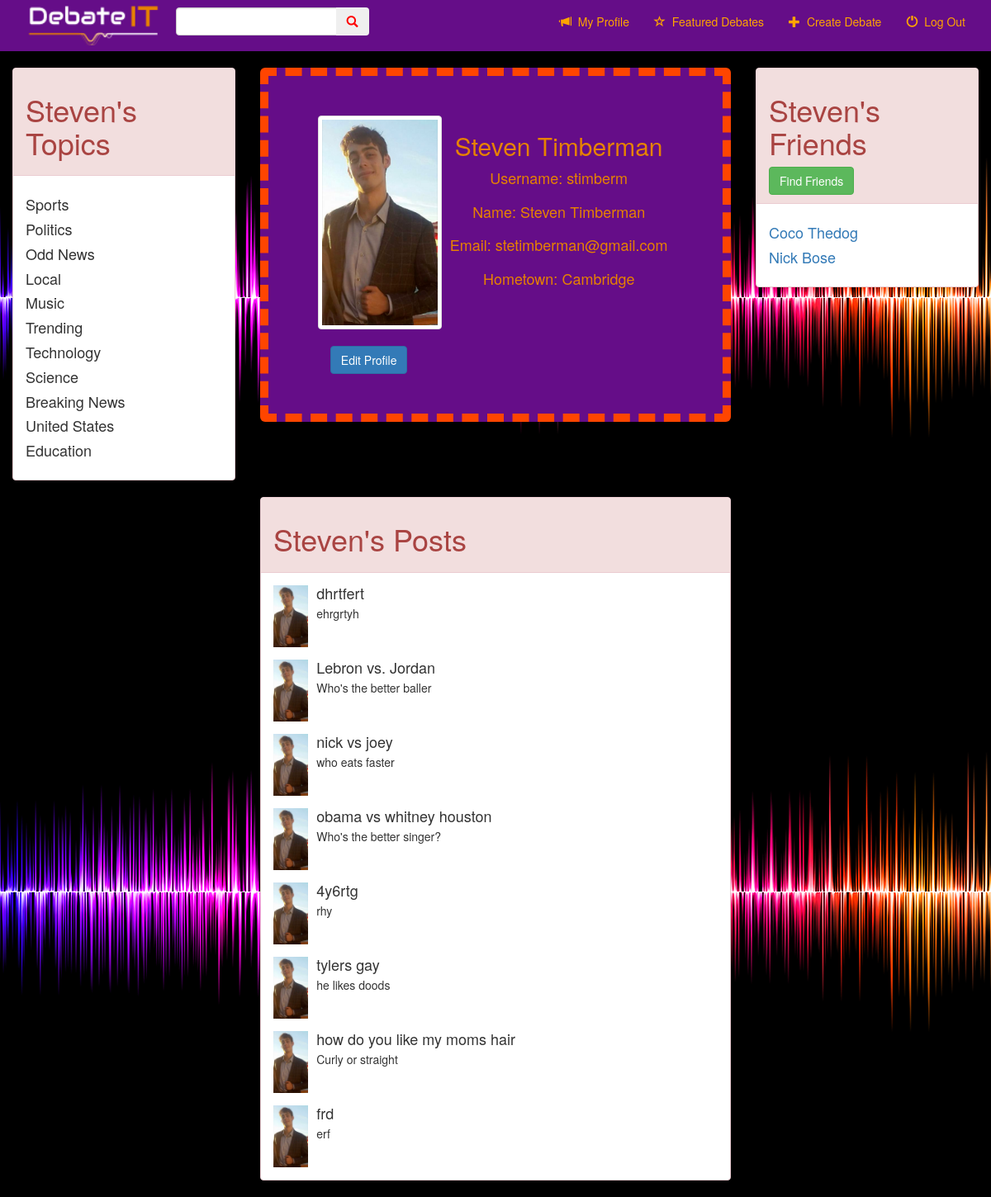
Page /debate/profile/ (signed in) on the committed database.
### debate/models.py (models this page shows, shortened)
class UserProfile(models.Model):
    user = models.OneToOneField(User, on_delete=models.CASCADE)
    timestamp = models.DateTimeField(auto_now=True)
    city = models.CharField(max_length=40, null=True)
    email = models.EmailField(max_length=60, null=True)
    image = models.ImageField(upload_to='profile_image', blank=True)
    TOPIC_CHOICES = (('Sports', 'Sports'),
                     ('Politics', 'Politics'),
                     ('Entertainment', 'Entertainment'),
                     ('Fashion', 'Fashion'),
                     ('Odd News', 'Odd News'),
                     ('Local', 'Local'),
                     ('International', 'International'),
                     ('Music', 'Music'),
                     ('Trending', 'Trending'),
                     ('Technology', 'Technology'),
                     ('Science', 'Science'),
                     ('Business', 'Business'),
                     ('Finance', 'Finance'),
                     ('Television', 'Television'),
                     ('Movies', 'Movies'),
                     ('Celebrities', 'Celebrities'),
                     ('Social Media', 'Social Media'),
                     ('Food', 'Food'),
                     ('Health', 'Health'),
                     ('Nature', 'Nature'),
                     ('Kids', 'Kids'),
                     ('Breaking News', 'Breaking News'),
                     ('Travel', 'Travel'),
                     ('Substances', 'Substances'),
                     ('United States', 'United States'),
                     ('Andimals', 'Animals'),
                     ('Art', 'Art'),
                     ('Education', 'Education'),
                     ('Employment', 'Employment'),
                     ('Brands', 'Brands')
                     )
    favorite_topics = MultiSelectField(choices=TOPIC_CHOICES, default=(('Odd News', 'Odd News')))

class DebateTopic(models.Model):
    topic = models.CharField(max_length=250)
    description = models.CharField(max_length=500)
    timestamp = models.DateTimeField(auto_now_add=True)
    photo = models.ImageField(blank=True)
    article_URL = models.URLField(blank=True, null=True)
    user = models.ForeignKey(User)
    TOPIC_CHOICES = (('Sports', 'Sports'),
                     ('Politics', 'Politics'),
                     ('Entertainment', 'Entertainment'),
                     ('Fashion', 'Fashion'),
                     ('Odd News', 'Odd News'),
                     ('Local', 'Local'),
                     ('International', 'International'),
                     ('Music', 'Music'),
                     ('Trending', 'Trending'),
                     ('Technology', 'Technology'),
                     ('Science', 'Science'),
                     ('Business', 'Business'),
                     ('Finance', 'Finance'),
                     ('Television', 'Television'),
                     ('Movies', 'Movies'),
                     ('Celebrities', 'Celebrities'),
                     ('Social Media', 'Social Media'),
                     ('Food', 'Food'),
                     ('Health', 'Health'),
                     ('Nature', 'Nature'),
                     ('Kids', 'Kids'),
                     ('Breaking News', 'Breaking News'),
                     ('Travel', 'Travel'),
                     ('Substances', 'Substances'),
                     ('United States', 'United States'),
                     ('Andimals', 'Animals'),
                     ('Art', 'Art'),
                     ('Education', 'Education'),
                     ('Employment', 'Employment'),
                     ('Brands', 'Brands')
                     )
    tags = MultiSelectField(choices=TOPIC_CHOICES, default=(('Odd News', 'Odd News')))

### debate/views.py (the view)
# urls.py: url(r'^profile/(?P<pk>\d+)/$', views.ProfileView.as_view(), name='profile_with_pk'),
class ProfileView(generic.TemplateView):
    template_name = "debate/profile.html"
    def get(self, request, **kwargs):
        task_id = self.kwargs.get('pk', None)
        if task_id:
            user = User.objects.get(pk=task_id)
        else:
            user = request.user
        user_debates = user.debatetopic_set.all()
        friend = Friend.objects.get(current_user=request.user)
        friends = friend.users.all().order_by('first_name', 'last_name')
        args = {'user' : user, 'friends': friends, 'user_debates': user_debates}
        return render(request, self.template_name, args)

### debate/templates/debate/profile.html (shortened to what this page needs)
{% extends 'debate/base.html' %}
{% load static %}
{% block body %}
    <div class="container-fluid">
        <div class="row">
            <div class="col-md-3">
                <div class="panel panel-danger">
                    <div class="panel-heading">
                        <h1>{{ user.first_name }}'s Topics</h1>
                    </div>
                    <div class="panel-body">
                       {% for top in user.userprofile.favorite_topics %}
                           <h4>{{ top }}</h4>
                       {% endfor %}
                    </div>
                </div>
            </div>
            <div class="col-md-6">
                    <div class="jumbotron" id="profile-head">
                        <div class="row">
                            <div class="col-md-4">
                                {% if user.userprofile.image %}
                                    <div class="thumbnail"><img class="media-object" src="{{ user.userprofile.image.url }}"></div>
                                {% else %}
                                    <div class="thumbnail"><img class="media-object" src="{% static 'debate/images/debate_it_person.png' %}"></div>
                                {% endif %}
                                <a href="/debate/profile/edit" class="btn btn-primary" role="button">Edit Profile</a>
                            </div>
                            <div class="col-md-8">
                                <h2 class="color-head" id="prof-name">{{ user.first_name }} {{ user.last_name }}</h2>
                                <p id="prof_det">Username: {{ user }}</p>
                                <p id="prof_det">Name: {{ user.first_name }} {{ user.last_name }}</p>
                                <p id="prof_det">Email: {{ user.email }}</p>
                                <p id="prof_det">Hometown: {{ user.userprofile.city }}</p>
                            </div>
                        </div>
                    </div>
            </div>
            <div class="col-md-3">
                <div class="panel panel-danger">
                    <div class="panel-heading">
                        <h1>{{ user.first_name }}'s Friends</h1>
                        <a href="/debate/find_friends/" class="btn btn-success" role="button">Find Friends</a>
                    </div>
                    <div class="panel-body">
                        {% for user in friends %}
                            <a href="{% url 'debate:profile_with_pk' pk=user.pk %}"><h4>{{ user.first_name }} {{ user.last_name }}</h4></a>
                        {% endfor %}
                    </div>
                </div>
            </div>
        </div>
        <div class="row">
            <div class="col-md-6 col-md-offset-3">
                <div class="panel panel-danger">
                    <div class="panel-heading"><h1>{{ user.first_name }}'s Posts</h1></div>
                    <div class="panel-body">
                        {% for user_debate in user_debates %}
                            <div class="media">
                                <div class="media-left">
                                    <img class="media-object" src="{{ user.userprofile.image.url }}">
                                </div>
                                <div class="media-body">
                                    <h4 class="media-heading">{{ user_debate.topic }}</h4>
                                    <p class="media-heading">{{ user_debate.description }}</p>
                                </div>
                            </div>
                        {% endfor %}
                    </div>
                </div>
            </div>
        </div>
    </div>
{% endblock %}

### debate/static/debate/css/style.css (style rules this page uses)
body { background-color: white; background-image: url("../images/sound2.png"); }
#profile-head { background-color: #650d88; color: #e78200; border: dashed ; border-color: orangered; border-width: 10px; text-align: center; }
.thumbnail { width: 150px; }
.media-object { height: 75px; }
#prof_det { font-size: large; text-align: center; }

### rows in the picture
DebateTopic: userprofile.image (picture), topic "dhrtfert", description "ehrgrtyh"
DebateTopic: userprofile.image (picture), topic "Lebron vs. Jordan", description "Who's the better baller"
DebateTopic: userprofile.image (picture), topic "nick vs joey", description "who eats faster"
DebateTopic: userprofile.image (picture), topic "obama vs whitney houston", description "Who's the better singer?"
DebateTopic: userprofile.image (picture), topic "4y6rtg", description "rhy"
DebateTopic: userprofile.image (picture), topic "tylers gay", description "he likes doods"
DebateTopic: userprofile.image (picture), topic "how do you like my moms hair", description "Curly or straight"
DebateTopic: userprofile.image (picture), topic "frd", description "erf"

### other values in the picture
{{ user.first_name }} "Steven"
{{ top }} "Sports" "Politics" "Odd News" "Local" "Music" "Trending" "Technology" "Science" "Breaking News" "United States" "Education"
{{ user.last_name }} "Timberman"
{{ user }} "stimberm"
{{ user.email }} "stetimberman@gmail.com"
{{ user.userprofile.city }} "Cambridge"
{{ user.first_name }} "Coco"
{{ user.last_name }} "Thedog"
{{ user.first_name }} "Nick"
{{ user.last_name }} "Bose"
